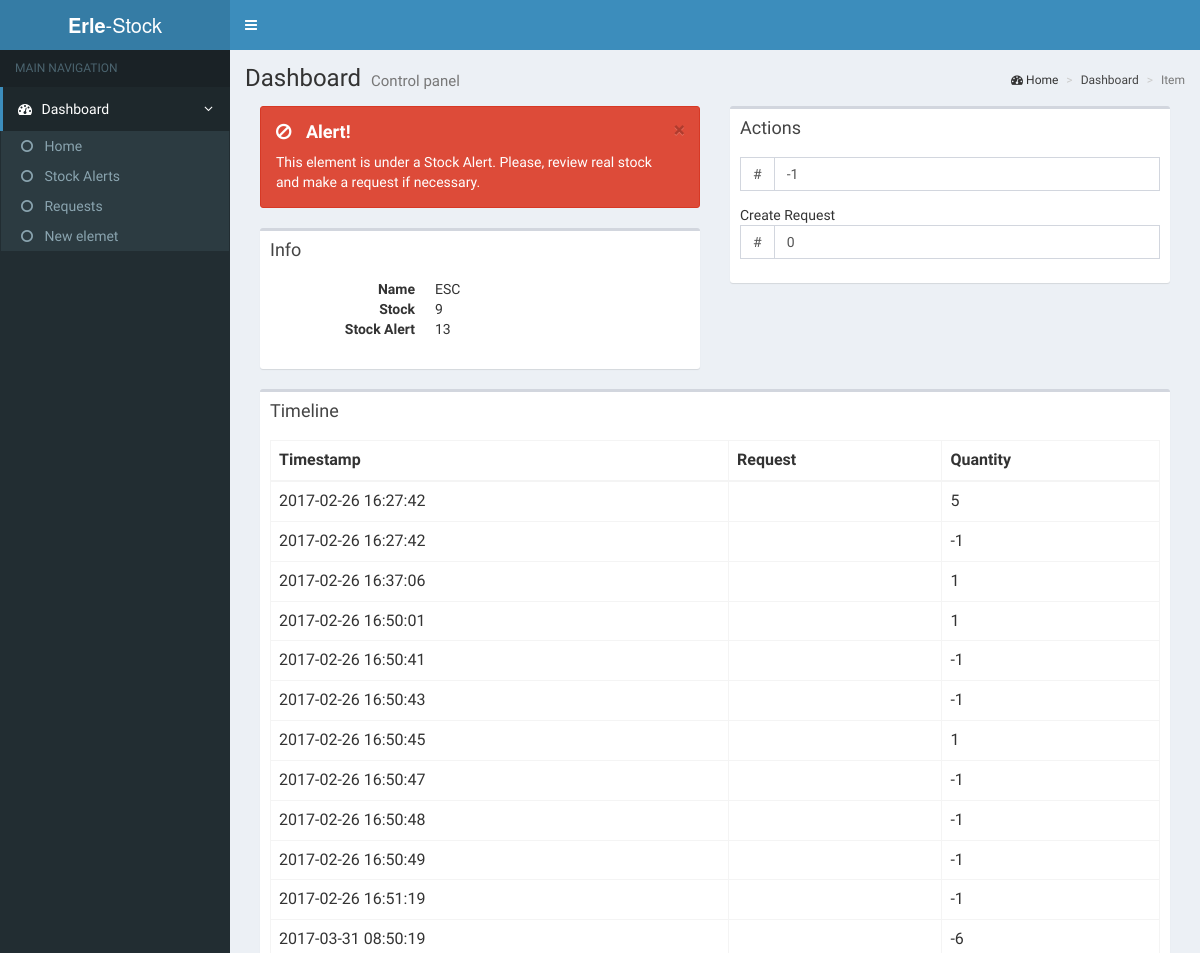
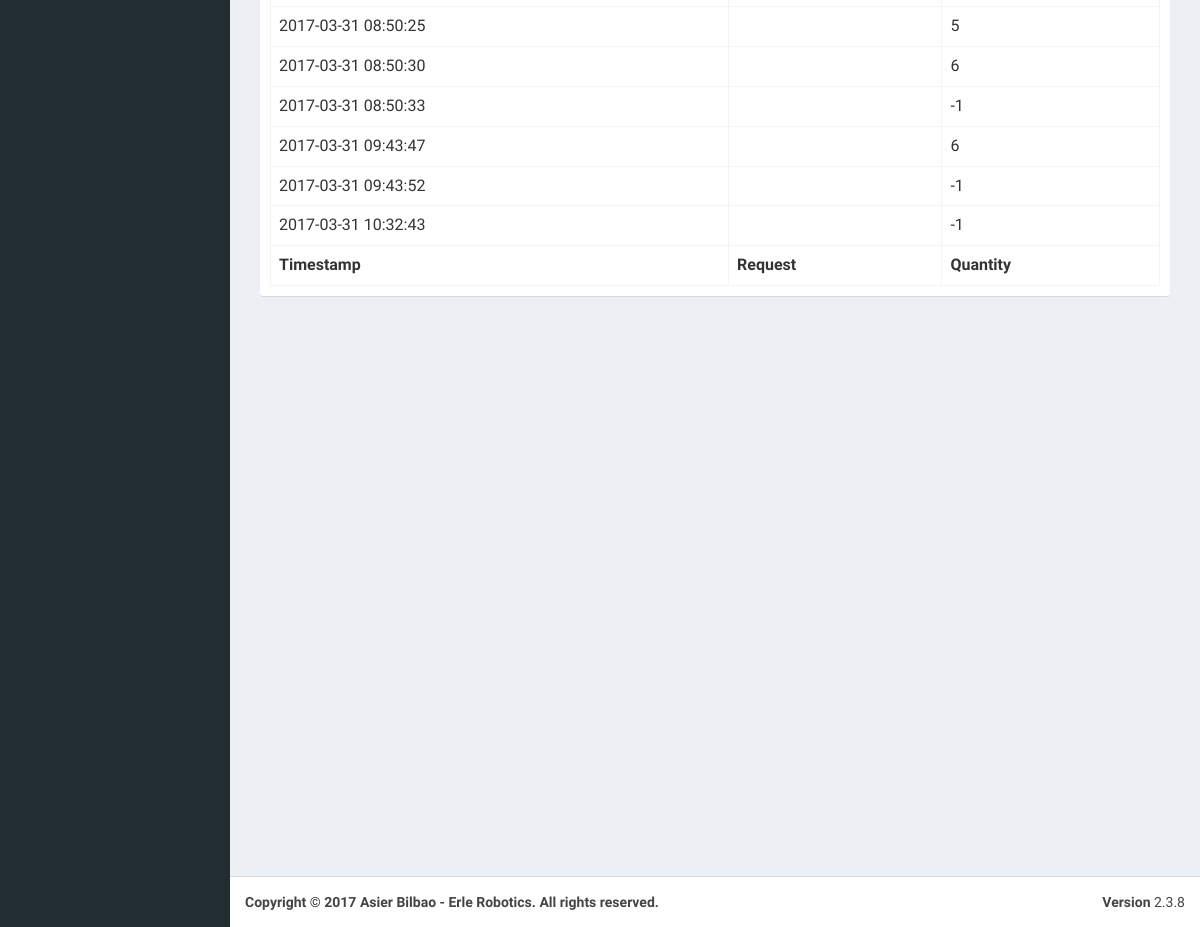
/item.php?id=0002, run on an earlier commit of the app's database (2 pictures, top to bottom).
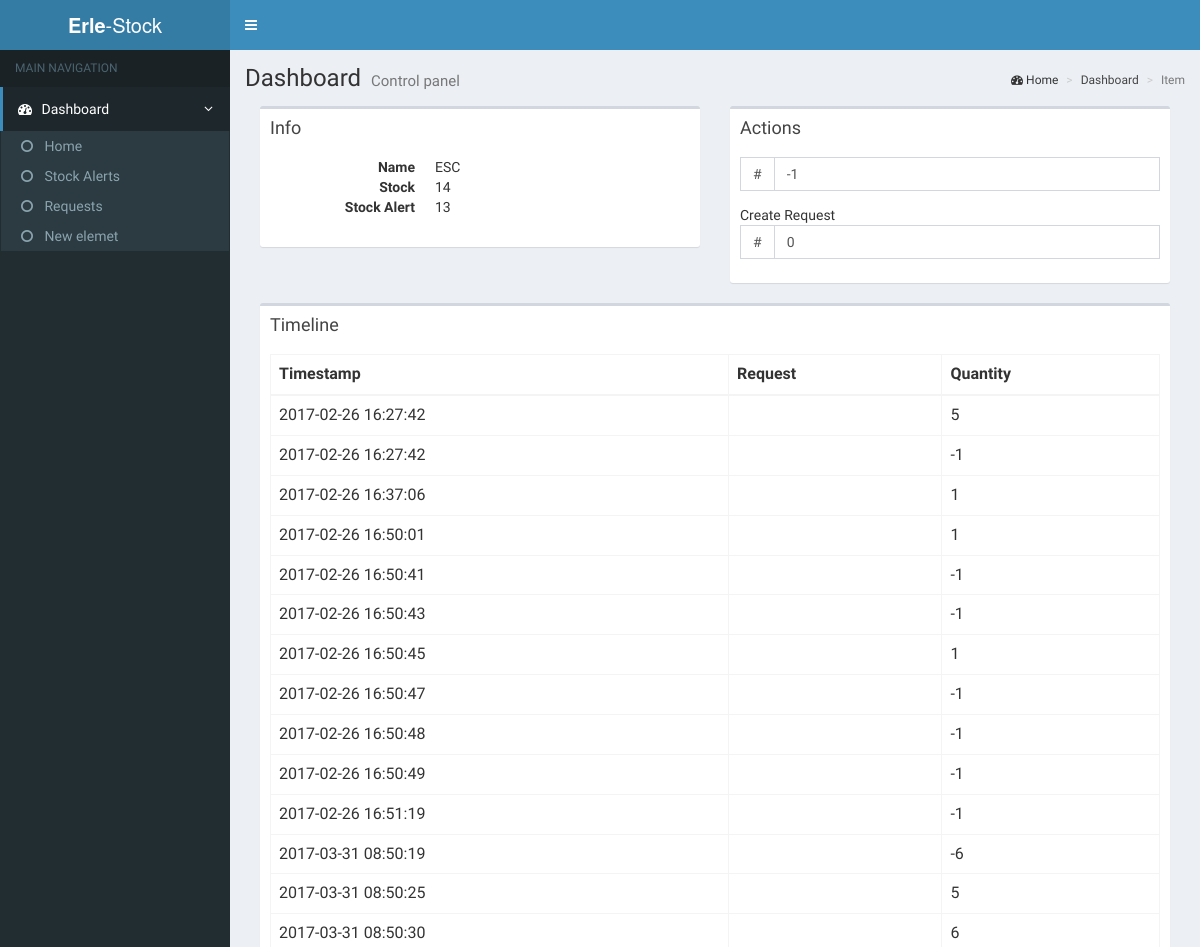
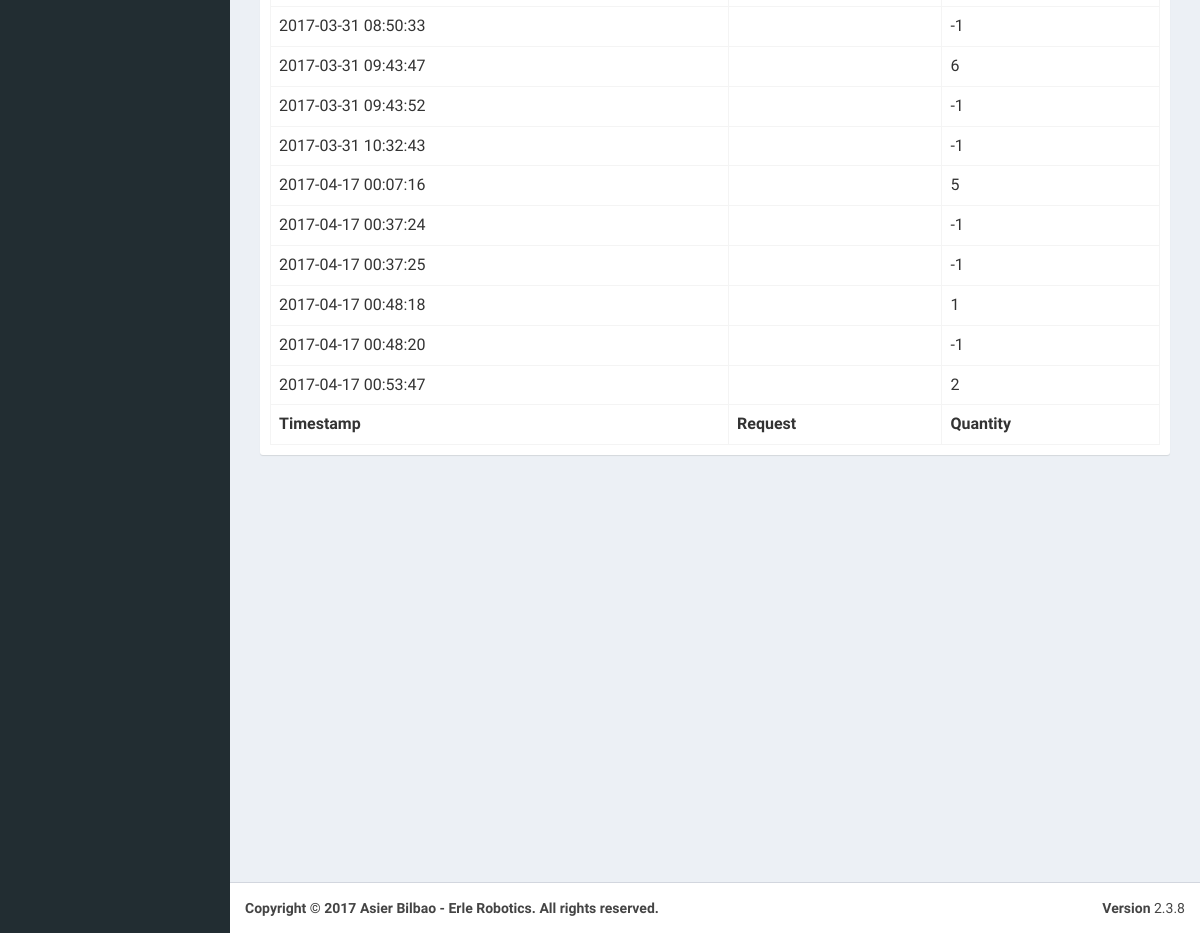
And on a later commit of the database (2 pictures, top to bottom).
### tables this page shows
CREATE TABLE `item` (
  `id` int(11) NOT NULL,
  `name` varchar(200) NOT NULL,
  `barcode` int(12) DEFAULT NULL,
  `stock` int(11) NOT NULL,
  `alerta` int(11) NOT NULL DEFAULT '10'
);

CREATE TABLE `movement` (
  `id` int(11) NOT NULL,
  `idItem` int(11) NOT NULL,
  `quantity` int(11) NOT NULL,
  `idRequest` int(11) DEFAULT NULL,
  `timestamp` timestamp NOT NULL DEFAULT CURRENT_TIMESTAMP
);

### item.php (the view, shortened to what this page needs)
<?php include('includes/alt.php');
include('includes/conectar.php');
  $sql = "SELECT `id`, `name`, `barcode`, `stock`, `alerta` FROM `item` WHERE `id` = ".$_GET['id']." LIMIT 1";
  $quer=mysqli_query($con,$sql);
  $resul = mysqli_fetch_assoc($quer);
    $productoName=$resul['name'];
    $productoStock=$resul['stock'];
    $productoAlert=$resul['alerta'];
  $sql = "SELECT `quantity`, `idRequest`, `timestamp` FROM `movement` WHERE `idItem` = ".$_GET['id']." ORDER BY timestamp ASC";
  $querStock=mysqli_query($con,$sql);
?>
  <div class="content-wrapper">
    <section class="content-header">
      <h1>
        Dashboard
        <small>Control panel</small>
      </h1>
      <ol class="breadcrumb">
        <li><i class="fa fa-dashboard"></i> Home</li>
        <li><a href=".">Dashboard</a></li>
        <li class="active">Item</li>
      </ol>
    </section>
    <section class="content">
	<div class="col-md-6">
    <?php if($productoStock < $productoAlert){ ?>
    <div class="alert alert-danger alert-dismissible">
      <button type="button" class="close" data-dismiss="alert" aria-hidden="true">×</button>
      <h4><i class="icon fa fa-ban"></i> Alert!</h4>
      This element is under a Stock Alert. Please, review real stock and make a request if necessary.
    </div>
    <?php } ?>
		<div class="box color-palette-box">
			<div class="box-header">
				<h3 class="box-title">Info</h3>
			</div>
			<div class="row">
        <div class="box-body">
  				<dl class="dl-horizontal">
              <dt>Name</dt>
              <dd><?php echo $productoName;?></dd>
              <dt>Stock</dt>
              <dd><?php echo $productoStock;?></dd>
              <dt>Stock Alert</dt>
              <dd><?php echo $productoAlert;?></dd>
          </dl>
        </div>
			</div>
		</div>
	</div>
  <div class="col-md-6">
    <div class="box color-palette-box">
      <div class="box-header">
        <h3 class="box-title">Actions</h3>
      </div>
      <div class="row">
        <div class="box-body">
          <div class="col-sm-12">
            <form action="item.php?id=<?php echo $_GET['id'];?>" method="POST">
              <div class="input-group">
                <span class="input-group-addon">#</span>
                <input type="number" class="form-control" value=-1 name="stock" autofocus>
              </div>
          </form>
          </div>
          <div class="col-sm-12">
            Create Request
            <form action="request.php?create=true&amp;itemId=<?php echo $_GET['id'];?>" method="POST">
              <div class="input-group">
                <span class="input-group-addon">#</span>
                <input type="number" class="form-control" value=0 name="qt">
              </div>
          </form>
          </div>
        </div>
      </div>
    </div>
  </div>
	<div class="col-md-12">
		<div class="box color-palette-box">
			<div class="box-header">
				<h3 class="box-title">Timeline</h3>
			</div>
              <div class="box-body">
                <table id="example2" class="table table-bordered table-hover">
                  <thead>
                  <tr>
                    <th>Timestamp</th>
                    <th>Request</th>
                    <th>Quantity</th>
                  </tr>
                  </thead>
                  <tbody>
                    <?php   while ($resulStock = mysqli_fetch_assoc($querStock)) {?>
                        <tr>
                          <td><?php echo $resulStock['timestamp']; ?></td>
                          <td><?php echo $resulStock['idRequest']; ?></td>
                          <td><?php echo $resulStock['quantity']; ?></td>
                        </tr>
                    <?php  }; ?>
                  </tbody>
                  <tfoot>
                  <tr>
                    <th>Timestamp</th>
                    <th>Request</th>
                    <th>Quantity</th>
                  </tr>
                  </tfoot>
                </table>
              </div>
            </div>
	</div>
	</section>
  </div>
<?php include('includes/bottom.php');?>

### includes/alt.php (shortened to what this page needs)
<html style="height: auto;"><head>
  <link rel="stylesheet" href="bootstrap/css/bootstrap.min.css">
  <link rel="stylesheet" href="https://cdnjs.cloudflare.com/ajax/libs/font-awesome/4.5.0/css/font-awesome.min.css">
  <link rel="stylesheet" href="https://cdnjs.cloudflare.com/ajax/libs/ionicons/2.0.1/css/ionicons.min.css">
  <link rel="stylesheet" href="dist/css/AdminLTE.min.css">
  <link rel="stylesheet" href="dist/css/skins/_all-skins.min.css">
  <link rel="stylesheet" href="plugins/iCheck/flat/blue.css">
  <link rel="stylesheet" href="plugins/morris/morris.css">
  <link rel="stylesheet" href="plugins/jvectormap/jquery-jvectormap-1.2.2.css">
  <link rel="stylesheet" href="plugins/datepicker/datepicker3.css">
  <link rel="stylesheet" href="plugins/daterangepicker/daterangepicker.css">
  <link rel="stylesheet" href="plugins/bootstrap-wysihtml5/bootstrap3-wysihtml5.min.css">
</head>
<body class="skin-blue sidebar-mini wysihtml5-supported" style="height: auto;">
<div class="wrapper" style="height: auto;">
  <header class="main-header">
    <a href="." class="logo">
      <span class="logo-lg"><b>Erle</b>-Stock</span>
    </a>
    <nav class="navbar navbar-static-top">
      <a href="#" class="sidebar-toggle" data-toggle="offcanvas" role="button">
      </a>
    </nav>
  </header>
  <aside class="main-sidebar">
    <section class="sidebar" style="height: auto;">
      <ul class="sidebar-menu">
        <li class="header">MAIN NAVIGATION</li>
        <li class="treeview active">
          <a href=".">
            <i class="fa fa-dashboard"></i> <span>Dashboard</span>
            <span class="pull-right-container">
              <i class="fa fa-angle-left pull-right"></i>
            </span>
          </a>
          <ul class="treeview-menu menu-open" style="display: block;">
            <li><a href="."><i class="fa fa-circle-o"></i> Home</a></li>
            <li><a href="stock_alerts.php"><i class="fa fa-circle-o"></i> Stock Alerts</a></li>
            <li><a href="request.php"><i class="fa fa-circle-o"></i> Requests</a></li>
            <li><a href="new.php"><i class="fa fa-circle-o"></i> New elemet</a></li>
          </ul>
        </li>
      </ul>
    </section>
  </aside>

### includes/bottom.php (shortened to what this page needs)
<footer class="main-footer">
  <div class="pull-right hidden-xs">
    <b>Version</b> 2.3.8
  </div>
  <strong>Copyright © 2017 Asier Bilbao - Erle Robotics. All rights reserved.
</footer>
</div>
</body>
</html>

What changed in the data, as far as the page shows it:
changed item "ESC": stock "9" → "14"
added movement: timestamp "2017-04-17 00:07:16", quantity "5"
added movement: timestamp "2017-04-17 00:37:24", quantity "-1"
added movement: timestamp "2017-04-17 00:37:25", quantity "-1"
added movement: timestamp "2017-04-17 00:48:18", quantity "1"
added movement: timestamp "2017-04-17 00:48:20", quantity "-1"
added movement: timestamp "2017-04-17 00:53:47", quantity "2"
Also different on the page:
text no longer shown: "× Alert! This element is under a Stock Alert. Please, review real stock and make a request if necessary."
